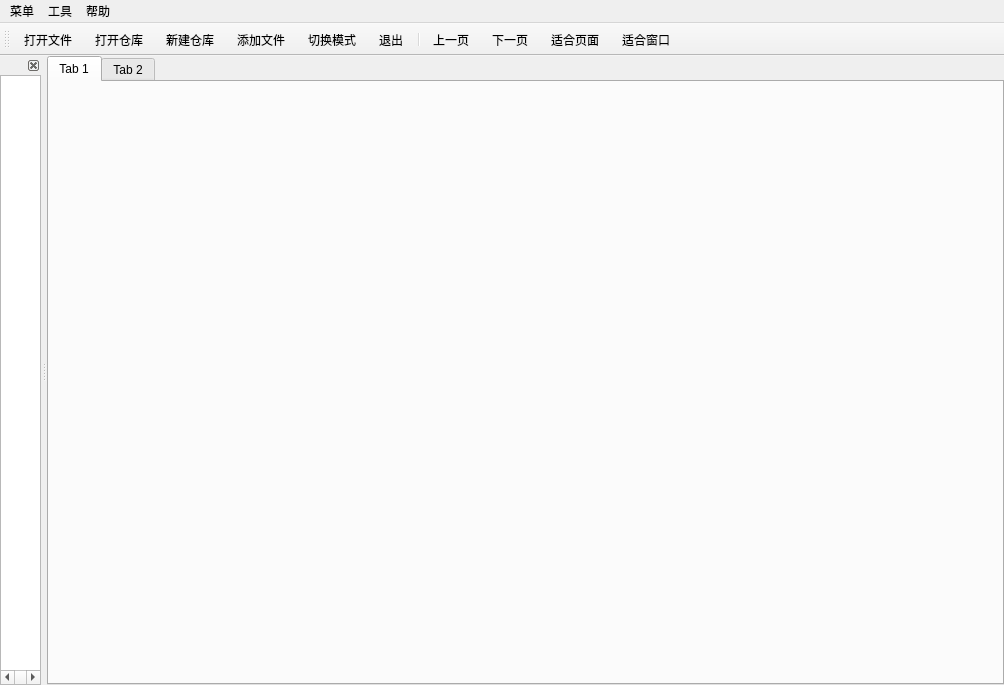
<?xml version="1.0" encoding="UTF-8"?>
<ui version="4.0">
 <class>MainWindow</class>
 <widget class="QMainWindow" name="MainWindow">
  <property name="geometry">
   <rect>
    <x>0</x>
    <y>0</y>
    <width>1004</width>
    <height>685</height>
   </rect>
  </property>
  <property name="windowTitle">
   <string>MainWindow</string>
  </property>
  <widget class="QWidget" name="centralwidget">
   <layout class="QVBoxLayout" name="verticalLayout">
    <property name="spacing">
     <number>0</number>
    </property>
    <property name="leftMargin">
     <number>0</number>
    </property>
    <property name="topMargin">
     <number>0</number>
    </property>
    <property name="rightMargin">
     <number>0</number>
    </property>
    <property name="bottomMargin">
     <number>0</number>
    </property>
    <item>
     <widget class="QTabWidget" name="tabWidget">
      <property name="styleSheet">
       <string notr="true"/>
      </property>
      <widget class="QWidget" name="tab">
       <attribute name="title">
        <string>Tab 1</string>
       </attribute>
      </widget>
      <widget class="QWidget" name="tab_2">
       <attribute name="title">
        <string>Tab 2</string>
       </attribute>
      </widget>
     </widget>
    </item>
   </layout>
  </widget>
  <widget class="QMenuBar" name="menubar">
   <property name="geometry">
    <rect>
     <x>0</x>
     <y>0</y>
     <width>1004</width>
     <height>26</height>
    </rect>
   </property>
   <widget class="QMenu" name="menu">
    <property name="title">
     <string>菜单</string>
    </property>
    <addaction name="openoneaction"/>
    <addaction name="openfileaction"/>
    <addaction name="createlibaction"/>
    <addaction name="addfileaction"/>
    <addaction name="separator"/>
    <addaction name="exitaction"/>
   </widget>
   <widget class="QMenu" name="menu_2">
    <property name="title">
     <string>工具</string>
    </property>
    <addaction name="fitaction"/>
    <addaction name="fitwindowsaction"/>
    <addaction name="allpageaction"/>
    <addaction name="actionTest"/>
   </widget>
   <widget class="QMenu" name="menu_3">
    <property name="title">
     <string>帮助</string>
    </property>
   </widget>
   <addaction name="menu"/>
   <addaction name="menu_2"/>
   <addaction name="menu_3"/>
  </widget>
  <widget class="QToolBar" name="toolBar">
   <property name="font">
    <font>
     <family>Consolas</family>
     <pointsize>9</pointsize>
    </font>
   </property>
   <property name="windowTitle">
    <string>toolBar</string>
   </property>
   <property name="iconSize">
    <size>
     <width>30</width>
     <height>30</height>
    </size>
   </property>
   <property name="toolButtonStyle">
    <enum>Qt::ToolButtonIconOnly</enum>
   </property>
   <attribute name="toolBarArea">
    <enum>TopToolBarArea</enum>
   </attribute>
   <attribute name="toolBarBreak">
    <bool>false</bool>
   </attribute>
   <addaction name="openoneaction"/>
   <addaction name="openfileaction"/>
   <addaction name="createlibaction"/>
   <addaction name="addfileaction"/>
   <addaction name="allpageaction"/>
   <addaction name="exitaction"/>
   <addaction name="separator"/>
   <addaction name="prepageaction"/>
   <addaction name="nextpageaction"/>
   <addaction name="fitaction"/>
   <addaction name="fitwindowsaction"/>
  </widget>
  <widget class="QDockWidget" name="dockWidget_2">
   <property name="features">
    <set>QDockWidget::DockWidgetClosable</set>
   </property>
   <property name="allowedAreas">
    <set>Qt::LeftDockWidgetArea</set>
   </property>
   <attribute name="dockWidgetArea">
    <number>1</number>
   </attribute>
   <widget class="QWidget" name="dockWidgetContents_2">
    <layout class="QHBoxLayout" name="horizontalLayout_2">
     <property name="spacing">
      <number>0</number>
     </property>
     <property name="leftMargin">
      <number>0</number>
     </property>
     <property name="topMargin">
      <number>0</number>
     </property>
     <property name="rightMargin">
      <number>0</number>
     </property>
     <property name="bottomMargin">
      <number>0</number>
     </property>
     <item>
      <widget class="QTreeWidget" name="treeWidget">
       <property name="sizePolicy">
        <sizepolicy hsizetype="Ignored" vsizetype="Ignored">
         <horstretch>0</horstretch>
         <verstretch>0</verstretch>
        </sizepolicy>
       </property>
       <attribute name="headerVisible">
        <bool>false</bool>
       </attribute>
       <column>
        <property name="text">
         <string notr="true">1</string>
        </property>
       </column>
      </widget>
     </item>
    </layout>
   </widget>
  </widget>
  <action name="openfileaction">
   <property name="icon">
    <iconset resource="icons.qrc">
     <normaloff>:/icons/icons/openfile.png</normaloff>:/icons/icons/openfile.png</iconset>
   </property>
   <property name="text">
    <string>打开仓库</string>
   </property>
  </action>
  <action name="exitaction">
   <property name="icon">
    <iconset resource="icons.qrc">
     <normaloff>:/icons/icons/exit.png</normaloff>:/icons/icons/exit.png</iconset>
   </property>
   <property name="text">
    <string>退出</string>
   </property>
  </action>
  <action name="createlibaction">
   <property name="icon">
    <iconset resource="icons.qrc">
     <normaloff>:/icons/icons/createlib.png</normaloff>:/icons/icons/createlib.png</iconset>
   </property>
   <property name="text">
    <string>新建仓库</string>
   </property>
  </action>
  <action name="addfileaction">
   <property name="icon">
    <iconset resource="icons.qrc">
     <normaloff>:/icons/icons/addfile2.png</normaloff>:/icons/icons/addfile2.png</iconset>
   </property>
   <property name="text">
    <string>添加文件</string>
   </property>
  </action>
  <action name="typeaction">
   <property name="icon">
    <iconset resource="icons.qrc">
     <normaloff>:/icons/icons/type.png</normaloff>:/icons/icons/type.png</iconset>
   </property>
   <property name="text">
    <string>分类</string>
   </property>
  </action>
  <action name="openoneaction">
   <property name="icon">
    <iconset resource="icons.qrc">
     <normaloff>:/icons/icons/openone.png</normaloff>:/icons/icons/openone.png</iconset>
   </property>
   <property name="text">
    <string>打开文件</string>
   </property>
  </action>
  <action name="nextpageaction">
   <property name="icon">
    <iconset resource="icons.qrc">
     <normaloff>:/icons/icons/nextpage.png</normaloff>:/icons/icons/nextpage.png</iconset>
   </property>
   <property name="text">
    <string>下一页</string>
   </property>
  </action>
  <action name="prepageaction">
   <property name="icon">
    <iconset resource="icons.qrc">
     <normaloff>:/icons/icons/prepage.png</normaloff>:/icons/icons/prepage.png</iconset>
   </property>
   <property name="text">
    <string>上一页</string>
   </property>
   <property name="visible">
    <bool>true</bool>
   </property>
  </action>
  <action name="bigaction">
   <property name="icon">
    <iconset resource="icons.qrc">
     <normaloff>:/icons/icons/bigger.png</normaloff>:/icons/icons/bigger.png</iconset>
   </property>
   <property name="text">
    <string>放大</string>
   </property>
  </action>
  <action name="smalleraction">
   <property name="icon">
    <iconset resource="icons.qrc">
     <normaloff>:/icons/icons/smaller.png</normaloff>:/icons/icons/smaller.png</iconset>
   </property>
   <property name="text">
    <string>缩小</string>
   </property>
  </action>
  <action name="fitaction">
   <property name="icon">
    <iconset resource="icons.qrc">
     <normaloff>:/icons/icons/fiT.png</normaloff>:/icons/icons/fiT.png</iconset>
   </property>
   <property name="text">
    <string>适合页面</string>
   </property>
  </action>
  <action name="fitwindowsaction">
   <property name="icon">
    <iconset resource="icons.qrc">
     <normaloff>:/icons/icons/fitwindow.png</normaloff>:/icons/icons/fitwindow.png</iconset>
   </property>
   <property name="text">
    <string>适合窗口</string>
   </property>
  </action>
  <action name="allpageaction">
   <property name="icon">
    <iconset resource="icons.qrc">
     <normaloff>:/icons/icons/change.png</normaloff>:/icons/icons/change.png</iconset>
   </property>
   <property name="text">
    <string>切换模式</string>
   </property>
  </action>
  <action name="actionTest">
   <property name="text">
    <string>Test</string>
   </property>
  </action>
 </widget>
 <resources>
  <include location="icons.qrc"/>
 </resources>
 <connections>
  <connection>
   <sender>exitaction</sender>
   <signal>triggered()</signal>
   <receiver>MainWindow</receiver>
   <slot>close()</slot>
   <hints>
    <hint type="sourcelabel">
     <x>-1</x>
     <y>-1</y>
    </hint>
    <hint type="destinationlabel">
     <x>441</x>
     <y>317</y>
    </hint>
   </hints>
  </connection>
 </connections>
</ui>
